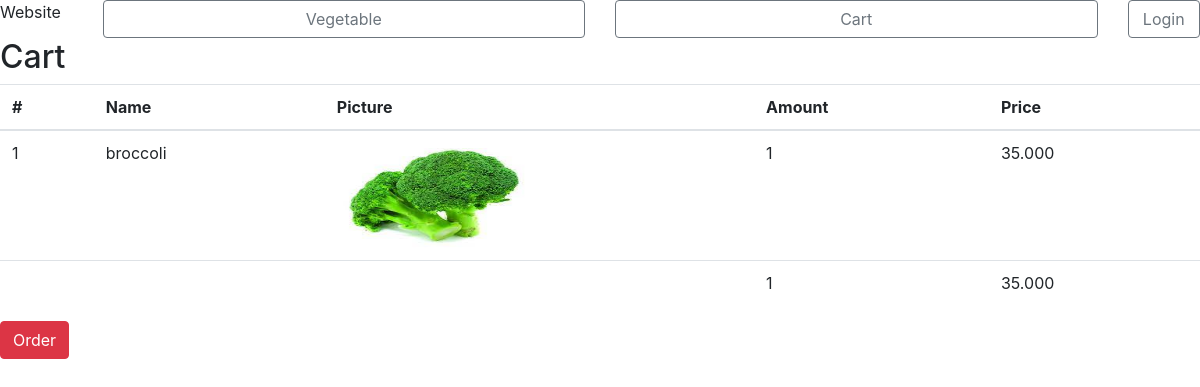
The app's page /market/cart/index.php?id=5 with its own data.
### tables this page shows
CREATE TABLE `vegetable` (
  `VegetableID` int(10) NOT NULL,
  `CategoryID` int(10) NOT NULL,
  `VegetableName` varchar(30) NOT NULL,
  `Unit` varchar(20) NOT NULL,
  `Amount` int(10) NOT NULL,
  `Image` varchar(50) NOT NULL,
  `Price` float NOT NULL
);

### market/cart/index.php (the view, shortened to what this page needs)
<?php
    include '../connection.php';
    $con= mysqli_connect($host, $user, $password, $database);
    if (!empty($_SESSION["cart"])) {
        $products = mysqli_query($con, "SELECT * FROM `vegetable` WHERE `VegetableID` IN (" . implode(",", array_keys($_SESSION["cart"])) . ")");
    }
?>
<html>
    <head>
        <link rel="stylesheet" href="../css/bootstrap.css">
    </head>
    <body>
        <div id="container">
            <div id="header">
                <?php require_once('../menu.php'); ?>
            </div>
            <h2>Cart</h2>
            <div class="table-responsive">
            <table class="table">
                <thead>
                <tr>
                    <th>#</th>
                    <th>Name</th>
                    <th>Picture</th>
                    <th>Amount</th>
                    <th>Price</th>
                </tr>
                </thead>
                <tbody>
                <?php
                $total1 = 0;
                $total2 = 0;
                if(!empty($products)){
                    $num = 1;
                    while($row = mysqli_fetch_array($products)){ ?>
                        <tr>
                            <td><?= $num++; ?></td>
                            <td><?= $row['VegetableName'] ?></td>
                            <td><img class='img-fluid mx-auto sanpham1' src="../<?= $row['Image'] ?>" /></td>
                            <td><?= $_SESSION["cart"][$row['VegetableID']]['quantity'] ?></td>
                            <td><?= number_format($row['Price'], 0, ",", ".") ?></td>
                        </tr>
                    <?php
                    $total1 = $total1 + $row['Price'] * $_SESSION["cart"][$row['VegetableID']]['quantity'];
                    $total2 = $total2 + $_SESSION["cart"][$row['VegetableID']]['quantity'];
                    }
                }?>
                <tr>
                    <td></td>
                    <td></td>
                    <td></td>
                    <td><?= $total2; ?></td>
                    <td><?= number_format($total1, 0, ",", "."); ?></td>
                </tr>
                </tbody>
            </table>
            <a href='../cart/saveorder.php' class='btn btn-danger' role='button'>Order</a>
            </div>
    </body>
</html>

### records on screen
vegetable: VegetableName "broccoli", Image (picture), VegetableID "1", Price "35.000"

### other values on screen
$total2 "1"
$total1 "35.000"
